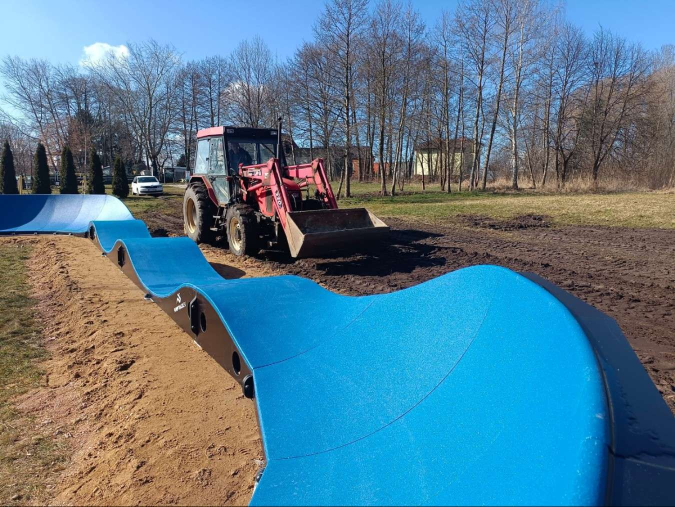
#> input picture src/line_following_bot/line_following_bot/picture/bluetrack.jpg, 1350 x 1013 px, found by its file name (shown at 1/2 size)
$ python lane_tutorial2.py
#> lines starting #> are read from the running program, lines starting #| are printed output that depends on the picture; after the words box and inside, x2 and y2 are one past the last pixel; in counts of white or black regions, pixels touching at a corner belong together
import cv2
import matplotlib.pyplot as plt
import numpy as np

# Load the image from the specified path
image_path = "/home/choi/angchicken_ros2_ws/src/line_following_bot/line_following_bot/picture/bluetrack.jpg"
image = cv2.imread(image_path)
#> image is the input picture: shape (1013, 1350, 3); mean B, G, R 141.7, 122.8, 86.5

# Convert the image to grayscale
def grey(image):
    return cv2.cvtColor(image, cv2.COLOR_BGR2GRAY)
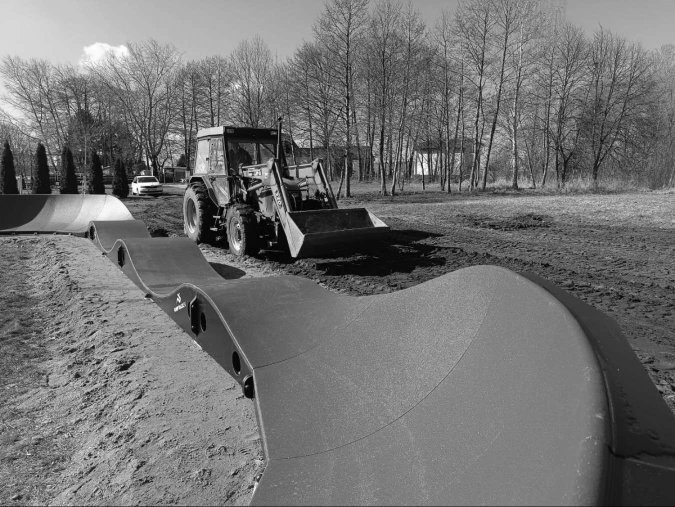
#> returned value: shape (1013, 1350) (shown at 1/2 size); min 0, max 255, mean 114.1

# Apply Gaussian Blur to reduce noise and smoothen the image
def gauss(image):
    return cv2.GaussianBlur(image, (11, 11), 0)


def median(image):
    return cv2.medianBlur(image,9)
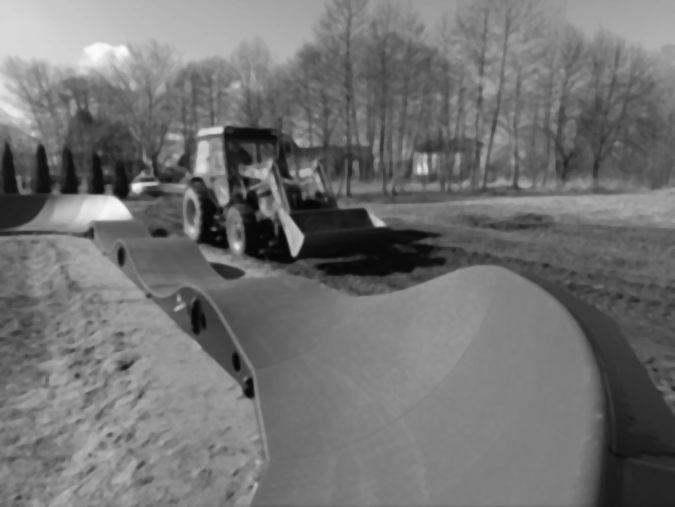
#> returned value: shape (1013, 1350) (shown at 1/2 size); min 6, max 251, mean 114.1

# Detect edges using Canny edge detection
def canny(image):
    edges = cv2.Canny(image, 50, 100)
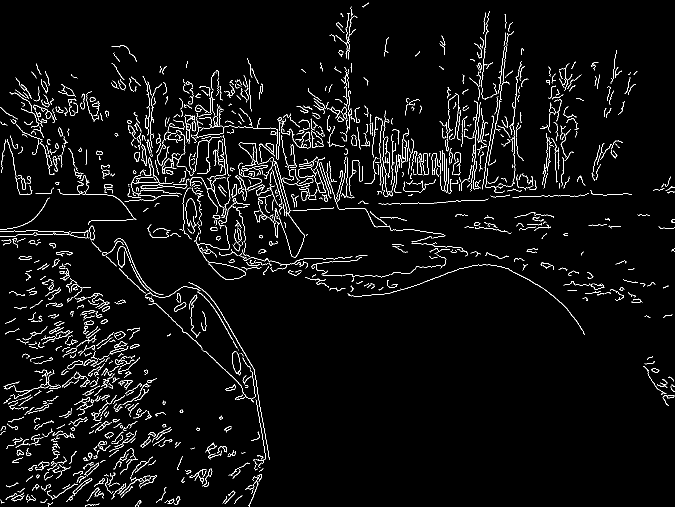
#> edges: shape (1013, 1350) (shown at 1/2 size); 3.8% white in thin lines or dots
#> in canny (call 2), `edges = cv2.Canny(image, 50, 100)`:
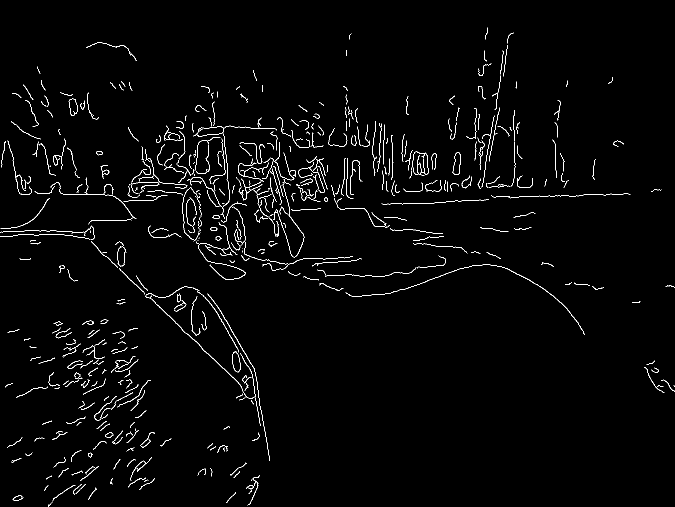
#> edges: shape (1013, 1350) (shown at 1/2 size); 1.8% white in thin lines or dots
    return edges


# Define a region of interest and mask the image
def region(image):
    height, width = image.shape
#> height = 1013; width = 1350
    vertices = np.array([
        [(0, 800), (0, 650), (width, 650),(width,800)]
    ])
    mask = np.zeros_like(image)
    mask = cv2.fillPoly(mask, vertices, 255)
    mask = cv2.bitwise_and(image, mask)
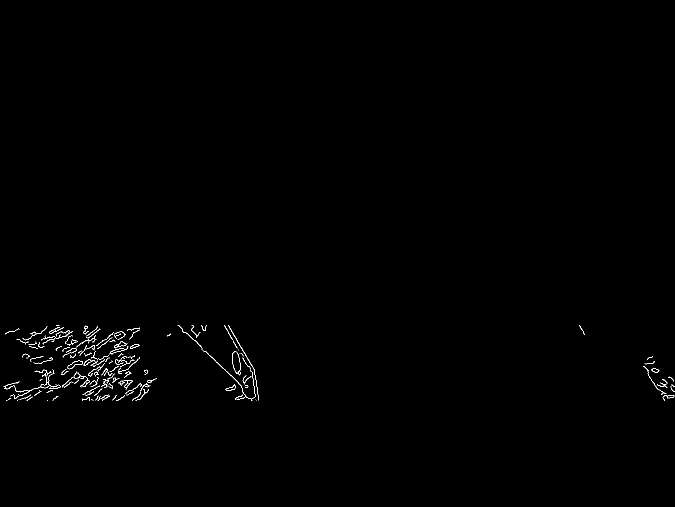
#> mask: shape (1013, 1350) (shown at 1/2 size); 0.4% white in thin lines or dots, all inside (x1, y1, x2, y2) = (7, 650, 1350, 801)
    return mask

"""
# Display detected lines on a black image
def display_lines(image, lines):
    lines_image = np.zeros_like(image)
    if lines is not None:
        for line in lines:
            x1, y1, x2, y2 = line
            cv2.line(lines_image, (x1, y1), (x2, y2), (255, 0, 0), 10)
    return lines_image

# Calculate average lines from detected Hough lines
def average(image, lines):
    left = []
    right = []

    if lines is not None:
        for line in lines:
            x1, y1, x2, y2 = line.reshape(4)
            parameters = np.polyfit((x1, x2), (y1, y2), 1)
            slope = parameters[0]
            y_int = parameters[1]
            if slope < 0:
                left.append((slope, y_int))
            else:
                right.append((slope, y_int))

    right_avg = np.average(right, axis=0)
    left_avg = np.average(left, axis=0)
    left_line = make_points(image, left_avg)
    right_line = make_points(image, right_avg)
    return np.array([left_line, right_line])

# Calculate endpoints for the lines based on slope and y-intercept
def make_points(image, average):
    slope, y_int = average
    y1 = image.shape[0]
    y2 = int(y1 * (3/5))
    x1 = int((y1 - y_int) // slope)
    x2 = int((y2 - y_int) // slope)
    return np.array([x1, y1, x2, y2])
...
"""

# Apply image processing steps
grey_image = grey(image)
blurred_image = gauss(grey_image)
blur_m = median(blurred_image)
edges = canny(blurred_image)
edges_m = canny(blur_m)
isolated_region = region(edges)
regi = region(grey_image)
#> in region (call 2), `mask = cv2.bitwise_and(image, mask)`:
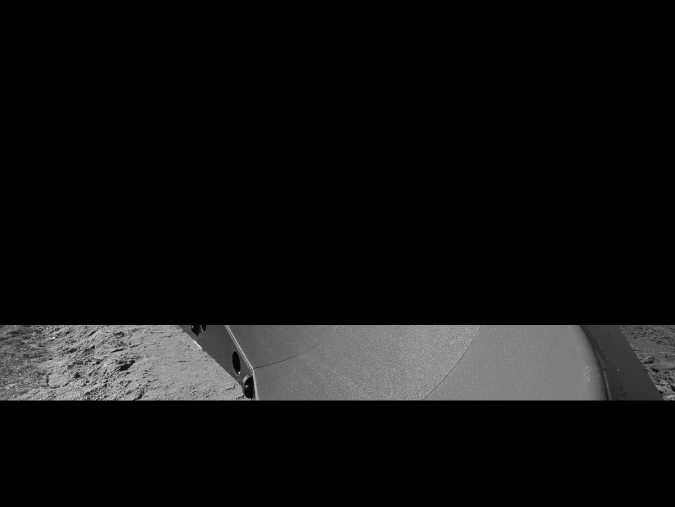
#> mask: shape (1013, 1350) (shown at 1/2 size); min 0, max 250, mean 17.5
"""
# Detect lines using Hough Line Transform
lines = cv2.HoughLinesP(isolated_region, 2, np.pi/180, 100, np.array([]), minLineLength=40, maxLineGap=5)

# Calculate averaged lines and display them on a black image
averaged_lines = average(image, lines)
lane_lines_image = display_lines(image, averaged_lines)

# Combine lane lines image with the original image
lanes = cv2.addWeighted(image, 0.8, lane_lines_image, 1, 1)

"""

plt.figure(figsize=(15, 10))

plt.subplot(2, 3, 1)
plt.imshow(cv2.cvtColor(image, cv2.COLOR_BGR2RGB))
plt.title("Original Image")

plt.subplot(2, 3, 2)
plt.imshow(isolated_region, cmap='gray')
plt.title("isolated_region")

plt.subplot(2, 3, 3)
plt.imshow(regi, cmap='gray')
plt.title("regi")

plt.subplot(2, 3, 4)
plt.imshow(blur_m, cmap='gray')
plt.title("madian")

plt.subplot(2, 3, 5)
plt.imshow(edges, cmap='gray')
plt.title("gaussian")

plt.subplot(2, 3, 6)
plt.imshow(edges_m, cmap='gray')
plt.title("madian")

plt.tight_layout()
plt.show()
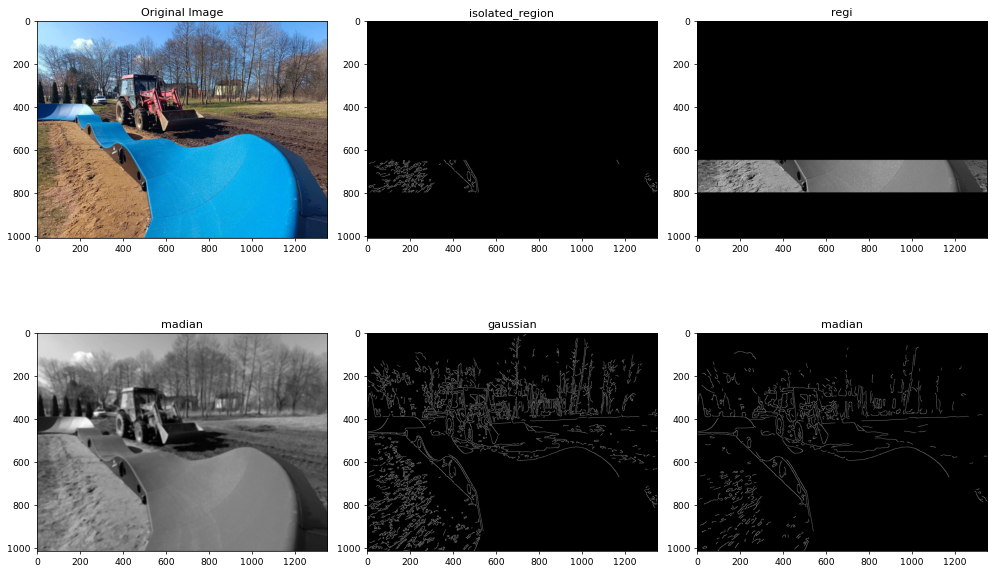
#> figure drawn by matplotlib, 6 panels

$ run again, with src/line_following_bot/line_following_bot/picture/0.jpg copied over src/line_following_bot/line_following_bot/picture/bluetrack.jpg
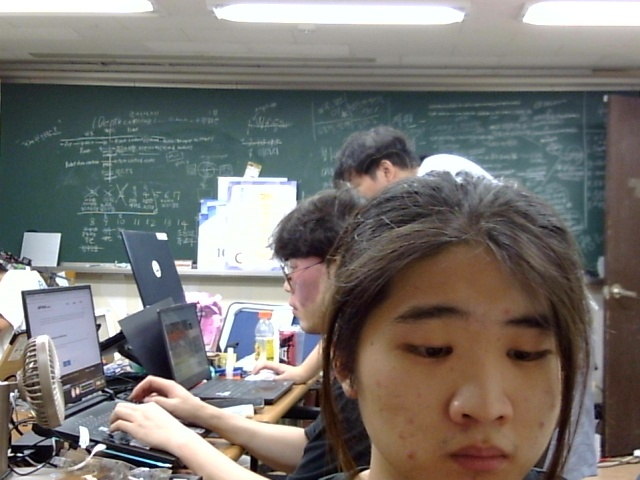
#> input picture src/line_following_bot/line_following_bot/picture/0.jpg, 640 x 480 px, found by its file name
#> image is the input picture: shape (480, 640, 3); mean B, G, R 111.7, 115.8, 119.2
#> in canny, `edges = cv2.Canny(image, 50, 100)`:
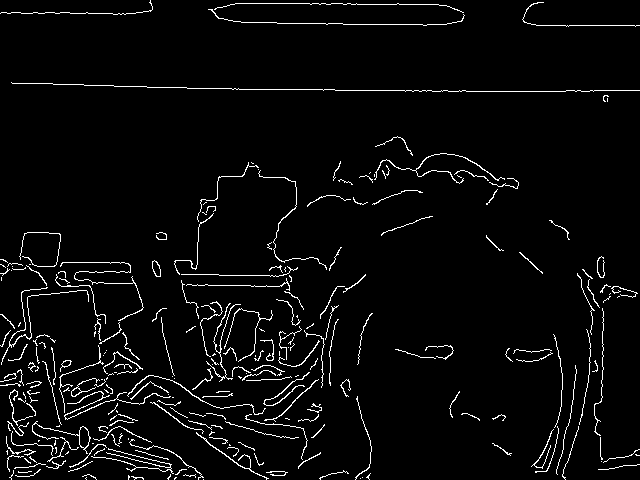
#> edges: shape (480, 640); 3.8% white in thin lines or dots
#> in canny (call 2), `edges = cv2.Canny(image, 50, 100)`:
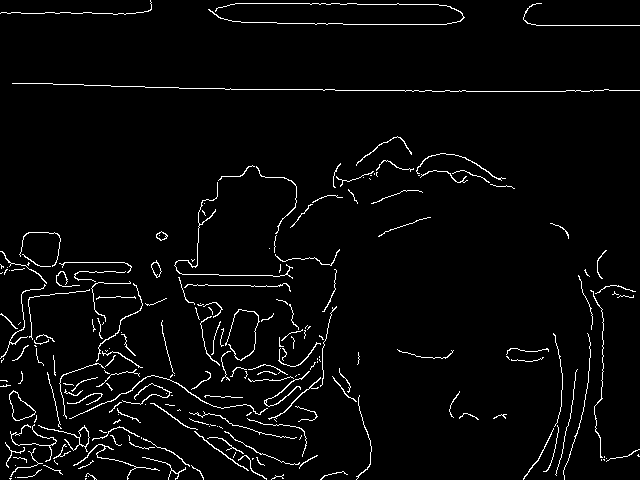
#> edges: shape (480, 640); 3.3% white in thin lines or dots
#> mask: shape (480, 640); every value is 0

$ run again, with src/line_following_bot/line_following_bot/picture/1.jpg copied over src/line_following_bot/line_following_bot/picture/bluetrack.jpg
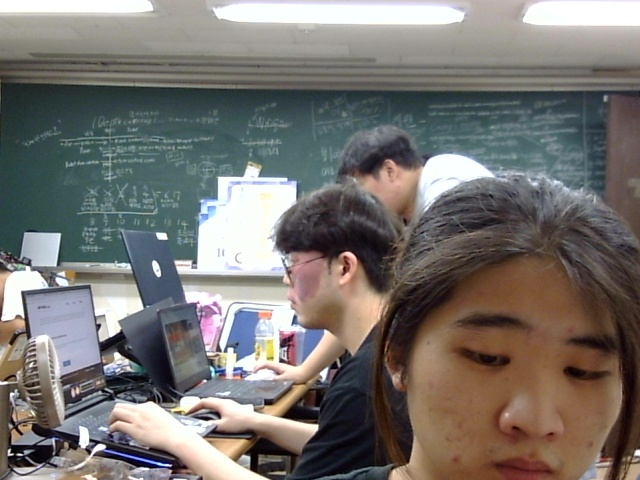
#> input picture src/line_following_bot/line_following_bot/picture/1.jpg, 640 x 480 px, found by its file name
#> image is the input picture: shape (480, 640, 3); mean B, G, R 111.4, 115.2, 119.1
#> in canny, `edges = cv2.Canny(image, 50, 100)`:
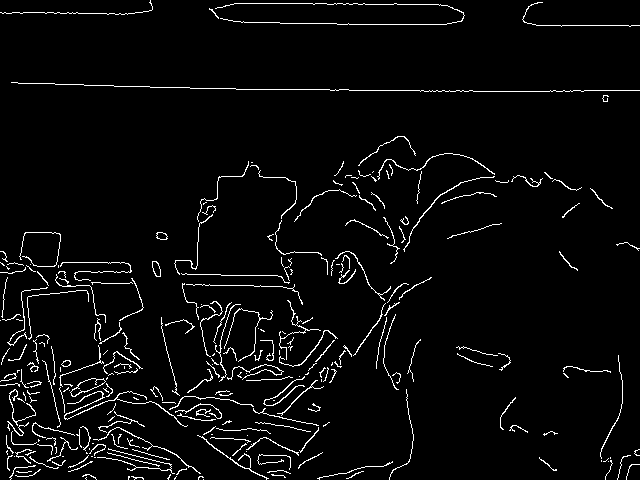
#> edges: shape (480, 640); 3.8% white in thin lines or dots
#> in canny (call 2), `edges = cv2.Canny(image, 50, 100)`:
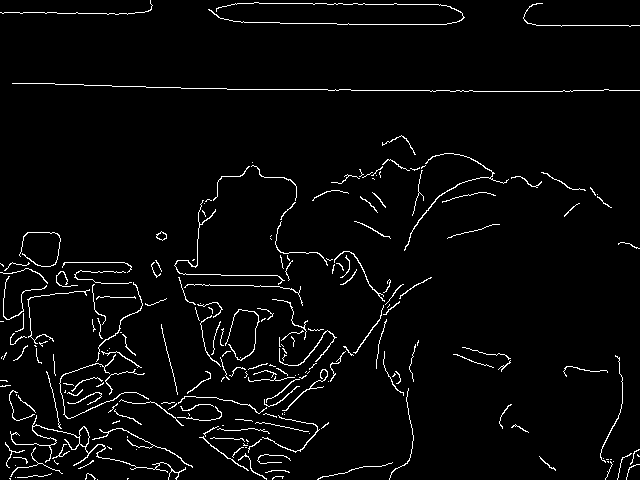
#> edges: shape (480, 640); 3.3% white in thin lines or dots
#> mask: shape (480, 640); every value is 0

$ run again, with src/line_following_bot/line_following_bot/picture/10.jpg copied over src/line_following_bot/line_following_bot/picture/bluetrack.jpg
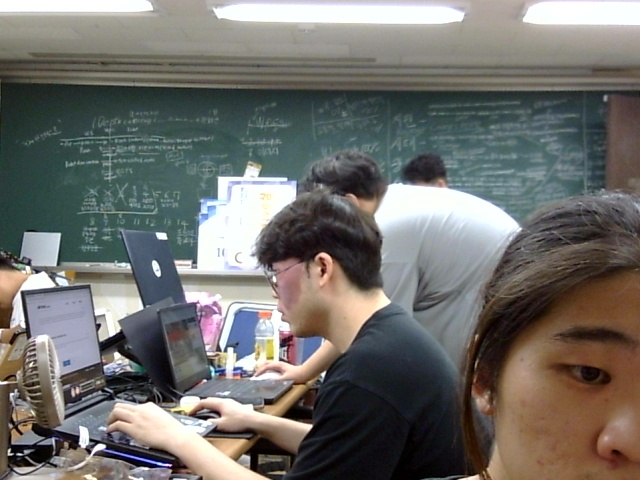
#> input picture src/line_following_bot/line_following_bot/picture/10.jpg, 640 x 480 px, found by its file name
#> image is the input picture: shape (480, 640, 3); mean B, G, R 107.3, 111.2, 112.5
#> edges: shape (480, 640); 3.6% white in thin lines or dots
#> in canny (call 2), `edges = cv2.Canny(image, 50, 100)`:
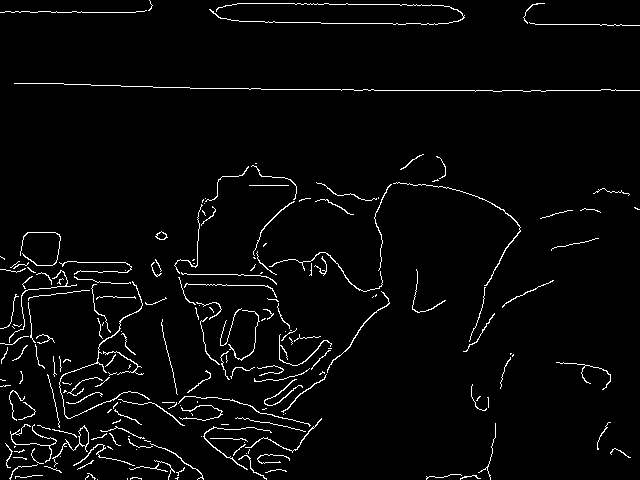
#> edges: shape (480, 640); 3.1% white in thin lines or dots
#> mask: shape (480, 640); every value is 0
